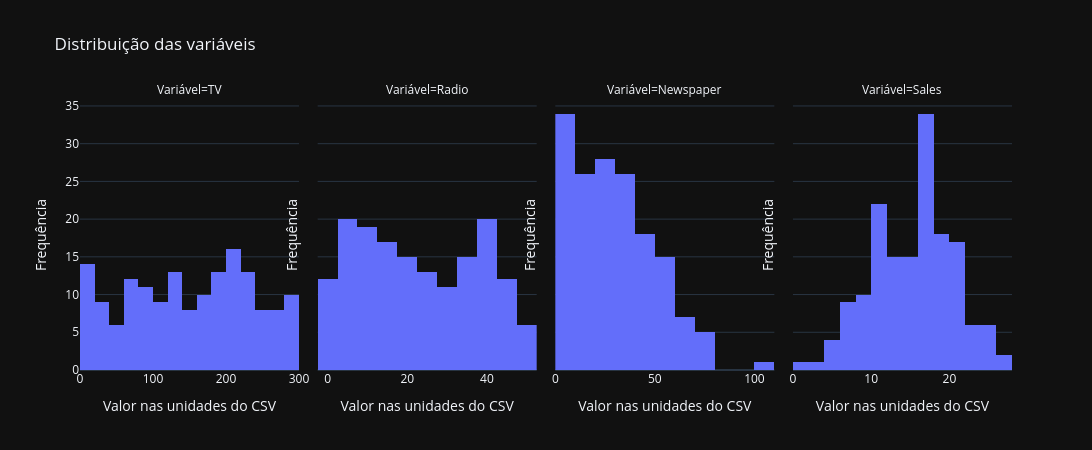

The code cell stored with this chart in its notebook:
### Markdown cell above
## 3. Visualização exploratória

Distribuições e relações entre canais e vendas, usando **somente as 160 observações de treino**.

### Code cell
df_distribuicao = df_train.melt(
      var_name='Variável'
    , value_name='Valor'
)

fig = px.histogram(
      df_distribuicao
    , x='Valor'
    , facet_col='Variável'
    , nbins=15
    , title='Distribuição das variáveis'
    , labels={'Valor': 'Valor nas unidades do CSV'}
)

# Cada variável usa seus próprios intervalos no histograma.
for grafico in fig.data:
    grafico.bingroup = grafico.xaxis

fig.update_xaxes(matches=None)
fig.update_yaxes(title_text='Frequência')
fig.update_layout(width=1100, height=450)

fig.show()

### Figure 1 — Plotly figure (JSON) as saved in the notebook; plotly's stock layout.template omitted (floating-point values rounded to 4 significant figures; data arrays with more than 128 entries replaced by an {"elided": "..."} marker saying what was removed)
{"data": [{"bingroup": "x", "hovertemplate": "Variável=TV<br>Valor nas unidades do CSV=%{x}<br>count=%{y}<extra></extra>", "legendgroup": "", "marker": {"color": "#636efa", "pattern": {"shape": ""}}, "name": "", "nbinsx": 15, "orientation": "v", "showlegend": false, "type": "histogram", "x": {"elided": "160 float values"}, "xaxis": "x", "yaxis": "y"}, {"bingroup": "x2", "hovertemplate": "Variável=Radio<br>Valor nas unidades do CSV=%{x}<br>count=%{y}<extra></extra>", "legendgroup": "", "marker": {"color": "#636efa", "pattern": {"shape": ""}}, "name": "", "nbinsx": 15, "orientation": "v", "showlegend": false, "type": "histogram", "x": {"elided": "160 float values"}, "xaxis": "x2", "yaxis": "y2"}, {"bingroup": "x3", "hovertemplate": "Variável=Newspaper<br>Valor nas unidades do CSV=%{x}<br>count=%{y}<extra></extra>", "legendgroup": "", "marker": {"color": "#636efa", "pattern": {"shape": ""}}, "name": "", "nbinsx": 15, "orientation": "v", "showlegend": false, "type": "histogram", "x": {"elided": "160 float values"}, "xaxis": "x3", "yaxis": "y3"}, {"bingroup": "x4", "hovertemplate": "Variável=Sales<br>Valor nas unidades do CSV=%{x}<br>count=%{y}<extra></extra>", "legendgroup": "", "marker": {"color": "#636efa", "pattern": {"shape": ""}}, "name": "", "nbinsx": 15, "orientation": "v", "showlegend": false, "type": "histogram", "x": {"elided": "160 float values"}, "xaxis": "x4", "yaxis": "y4"}], "layout": {"annotations": [{"font": {}, "showarrow": false, "text": "Variável=TV", "x": 0.1175, "xanchor": "center", "xref": "paper", "y": 1, "yanchor": "bottom", "yref": "paper"}, {"font": {}, "showarrow": false, "text": "Variável=Radio", "x": 0.3725, "xanchor": "center", "xref": "paper", "y": 1, "yanchor": "bottom", "yref": "paper"}, {"font": {}, "showarrow": false, "text": "Variável=Newspaper", "x": 0.6275, "xanchor": "center", "xref": "paper", "y": 1, "yanchor": "bottom", "yref": "paper"}, {"font": {}, "showarrow": false, "text": "Variável=Sales", "x": 0.8825, "xanchor": "center", "xref": "paper", "y": 1, "yanchor": "bottom", "yref": "paper"}], "barmode": "relative", "height": 450, "legend": {"tracegroupgap": 0}, "title": {"text": "Distribuição das variáveis"}, "width": 1100, "xaxis": {"anchor": "y", "domain": [0, 0.235], "title": {"text": "Valor nas unidades do CSV"}}, "xaxis2": {"anchor": "y2", "domain": [0.255, 0.49], "title": {"text": "Valor nas unidades do CSV"}}, "xaxis3": {"anchor": "y3", "domain": [0.51, 0.745], "title": {"text": "Valor nas unidades do CSV"}}, "xaxis4": {"anchor": "y4", "domain": [0.765, 1.0], "title": {"text": "Valor nas unidades do CSV"}}, "yaxis": {"anchor": "x", "domain": [0, 1], "title": {"text": "Frequência"}}, "yaxis2": {"anchor": "x2", "domain": [0, 1], "matches": "y", "showticklabels": false, "title": {"text": "Frequência"}}, "yaxis3": {"anchor": "x3", "domain": [0, 1], "matches": "y", "showticklabels": false, "title": {"text": "Frequência"}}, "yaxis4": {"anchor": "x4", "domain": [0, 1], "matches": "y", "showticklabels": false, "title": {"text": "Frequência"}}}}
